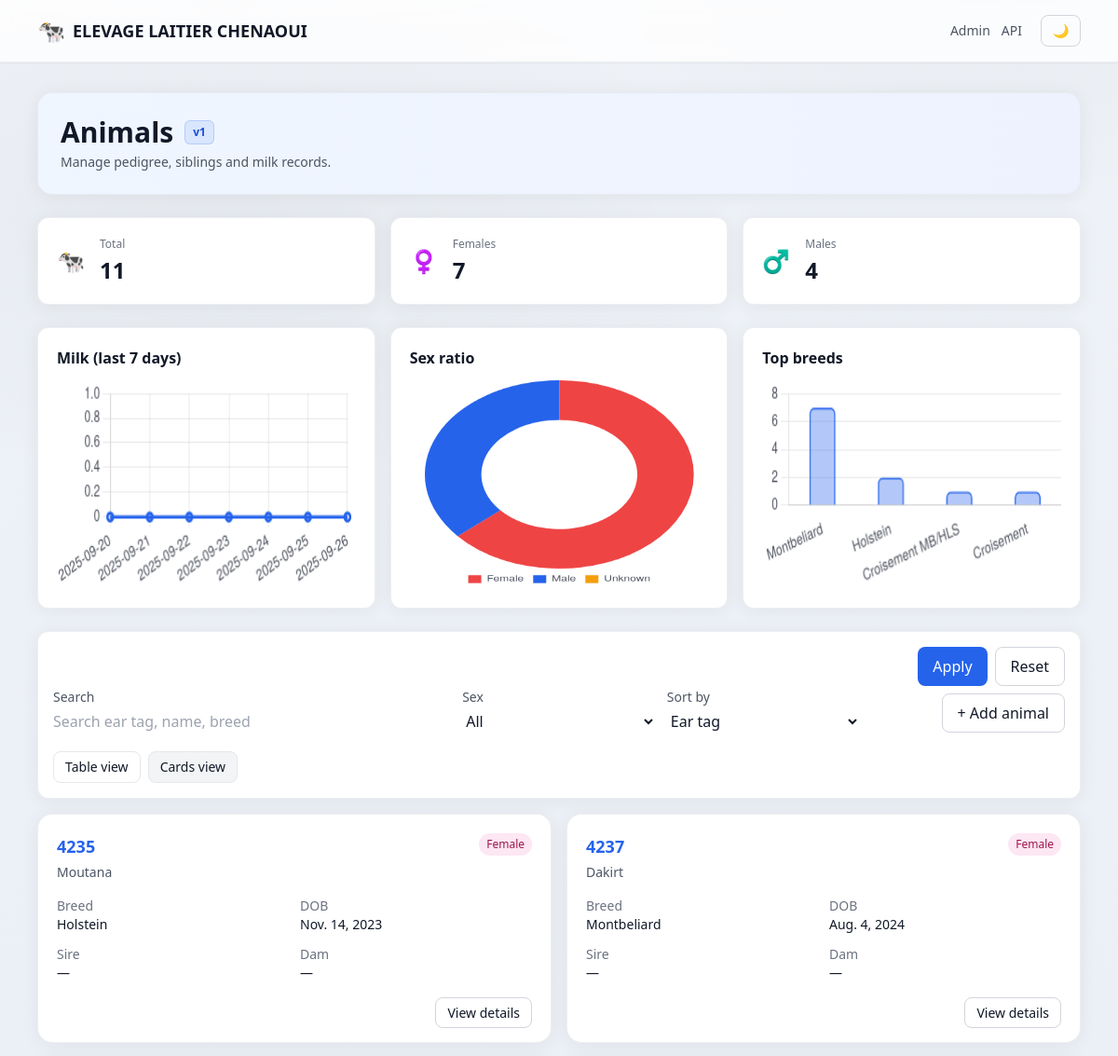
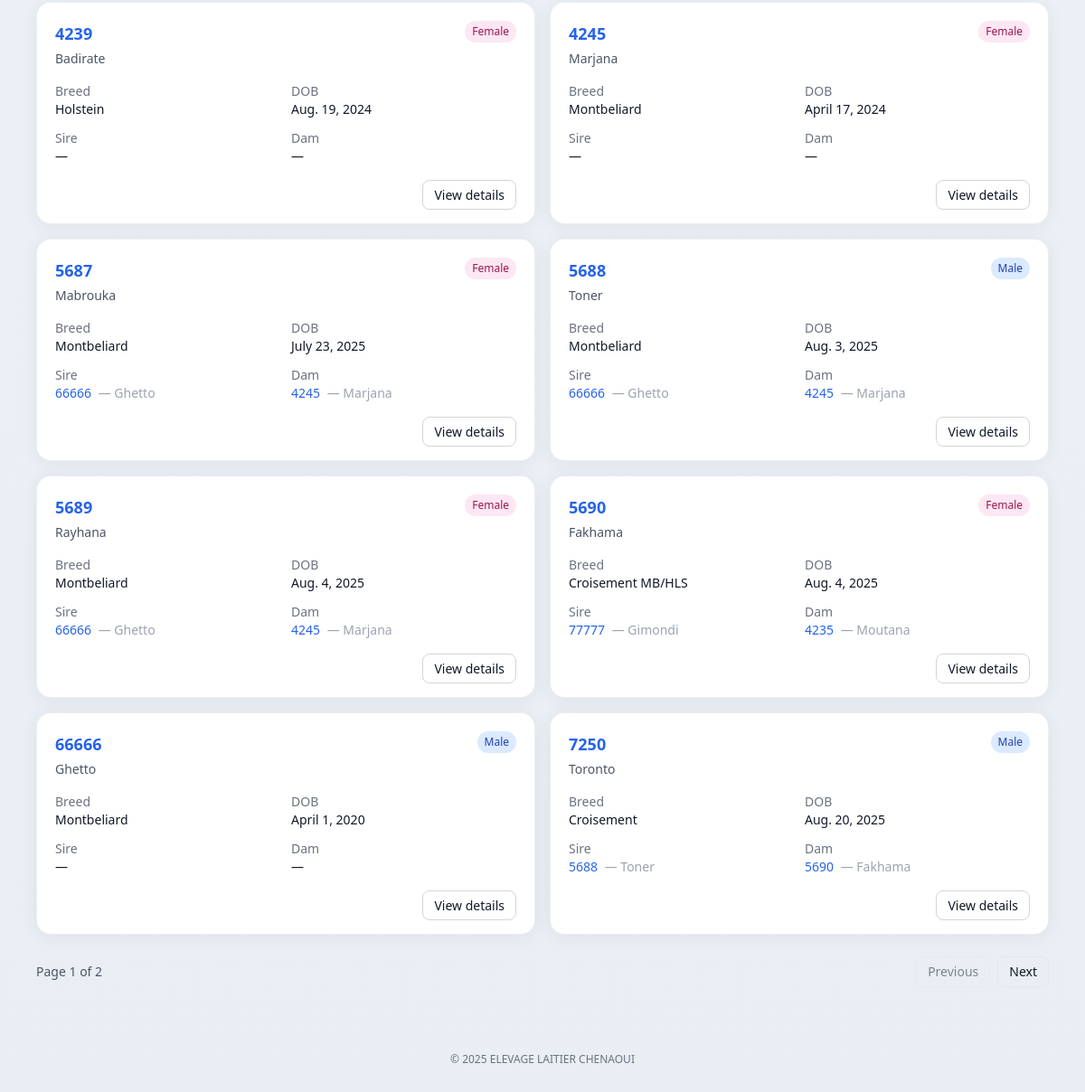
Page /?q=&sex=&order=ear_tag&view=cards on the committed database (2 pictures, top to bottom).
### herdapp/models.py (models this page shows, shortened)
class Animal(models.Model):
    class Sex(models.TextChoices):
        FEMALE = "F", "Female"
        MALE = "M", "Male"
        UNKNOWN = "U", "Unknown"
    ear_tag       = models.CharField(max_length=50, unique=True)
    name          = models.CharField(max_length=100, blank=True)
    sex           = models.CharField(max_length=1, choices=Sex.choices, default=Sex.UNKNOWN)
    breed         = models.CharField(max_length=100, blank=True)
    date_of_birth = models.DateField(null=True, blank=True)
    sire = models.ForeignKey('self', null=True, blank=True,
                             related_name='sired_offspring',
                             on_delete=models.SET_NULL)
    dam  = models.ForeignKey('self', null=True, blank=True,
                             related_name='dam_offspring',
                             on_delete=models.SET_NULL)
    is_alive = models.BooleanField(default=True)
    notes    = models.TextField(blank=True)
    created_at = models.DateTimeField(auto_now_add=True)
    updated_at = models.DateTimeField(auto_now=True)

### herdapp/views.py (the view)
# urls.py: path('', animal_list, name='animal_list'),
def animal_list(request):
    qs = Animal.objects.select_related('sire', 'dam')
    q = request.GET.get('q', '').strip()
    sex = request.GET.get('sex', '')
    order = request.GET.get('order', 'ear_tag')
    view_mode = request.GET.get('view', 'table')
    if q:
        qs = qs.filter(Q(ear_tag__icontains=q) | Q(name__icontains=q) | Q(breed__icontains=q))
    if sex in ('M','F','U'):
        qs = qs.filter(sex=sex)
    if order not in {'ear_tag','name','breed','date_of_birth','-date_of_birth'}:
        order = 'ear_tag'
    qs = qs.order_by(order)
    from django.core.paginator import Paginator
    paginator = Paginator(qs, 10)
    page_obj = paginator.get_page(request.GET.get('page', 1))
    females = Animal.objects.filter(sex=Animal.Sex.FEMALE).count()
    males   = Animal.objects.filter(sex=Animal.Sex.MALE).count()
    total   = Animal.objects.count()
    unknown = total - females - males
    today = date.today()
    start = today - timedelta(days=6)
    labels = [(start + timedelta(days=i)).isoformat() for i in range(7)]
    rows = (MilkRecord.objects
            .filter(date__range=[start, today])
            .values('date').annotate(total=Sum('liters')).order_by('date'))
    m = {r['date'].isoformat(): float(r['total']) for r in rows}
    milk_series = [m.get(d, 0) for d in labels]
    breed_qs = (Animal.objects.exclude(breed="")
                .values('breed').annotate(c=Count('id')).order_by('-c')[:5])
    breed_labels = [b['breed'] for b in breed_qs]
    breed_series = [b['c'] for b in breed_qs]
    ctx = {
        'animals': page_obj.object_list, 'page_obj': page_obj, 'paginator': paginator,
        'q': q, 'sex': sex, 'order': order, 'view_mode': 'cards' if view_mode == 'cards' else 'table',
        'stats': {'total': total, 'females': females, 'males': males},
        'milk_labels': labels,
        'milk_series': milk_series,
        'sex_series': [females, males, unknown],
        'breed_labels': breed_labels,
        'breed_series': breed_series,
    }
    return render(request, 'herdapp/animal_list.html', ctx)

### herdapp/templates/herdapp/animal_list.html (shortened to what this page needs)
{% extends "herdapp/base.html" %}
{% block content %}
  <div class="rounded-2xl border border-gray-200/70 dark:border-white/10 bg-gradient-to-r from-blue-50 to-indigo-50 dark:from-blue-950/30 dark:to-indigo-950/30 p-6 mb-6 shadow-soft">
    <h1 class="text-3xl font-bold flex items-center gap-3">
      <span>Animals</span>
      <span class="text-xs font-semibold px-2 py-1 rounded-md bg-blue-600/10 text-blue-700 dark:text-blue-300 border border-blue-600/20">v1</span>
    </h1>
    <p class="mt-1 text-sm text-gray-600 dark:text-gray-300">Manage pedigree, siblings and milk records.</p>
  </div>
  <div class="grid grid-cols-1 sm:grid-cols-3 gap-4 mb-6">
    <div class="bg-white dark:bg-white/5 rounded-xl border border-gray-200/70 dark:border-white/10 p-5 shadow-soft flex items-center gap-4">
      <span class="text-2xl">🐄</span>
      <div>
        <div class="text-xs text-gray-500 dark:text-gray-400">Total</div>
        <div class="mt-1 text-2xl font-semibold">{{ stats.total }}</div>
      </div>
    </div>
    <div class="bg-white dark:bg-white/5 rounded-xl border border-gray-200/70 dark:border-white/10 p-5 shadow-soft flex items-center gap-4">
      <span class="text-2xl">♀️</span>
      <div>
        <div class="text-xs text-gray-500 dark:text-gray-400">Females</div>
        <div class="mt-1 text-2xl font-semibold">{{ stats.females }}</div>
      </div>
    </div>
    <div class="bg-white dark:bg-white/5 rounded-xl border border-gray-200/70 dark:border-white/10 p-5 shadow-soft flex items-center gap-4">
      <span class="text-2xl">♂️</span>
      <div>
        <div class="text-xs text-gray-500 dark:text-gray-400">Males</div>
        <div class="mt-1 text-2xl font-semibold">{{ stats.males }}</div>
      </div>
    </div>
  </div>
  <div class="grid grid-cols-1 lg:grid-cols-3 gap-4 mb-6">
    <div class="bg-white dark:bg-white/5 rounded-xl border border-gray-200/70 dark:border-white/10 p-5 shadow-soft chart-card">
      <div class="flex items-center justify-between mb-3">
        <h3 class="font-semibold">Milk (last 7 days)</h3>
      </div>
      <div class="h-56">
        <canvas id="milk7"></canvas>
      </div>
    </div>
    <div class="bg-white dark:bg-white/5 rounded-xl border border-gray-200/70 dark:border-white/10 p-5 shadow-soft chart-card">
      <div class="flex items-center justify-between mb-3">
        <h3 class="font-semibold">Sex ratio</h3>
      </div>
      <div class="h-56">
        <canvas id="sexChart"></canvas>
      </div>
    </div>
    <div class="bg-white dark:bg-white/5 rounded-xl border border-gray-200/70 dark:border-white/10 p-5 shadow-soft chart-card">
      <div class="flex items-center justify-between mb-3">
        <h3 class="font-semibold">Top breeds</h3>
      </div>
      <div class="h-56">
        <canvas id="breedChart"></canvas>
      </div>
    </div>
  </div>
  <div class="bg-white dark:bg-white/5 rounded-xl border border-gray-200/70 dark:border-white/10 p-4 mb-4 shadow-soft">
    <form method="get" class="grid grid-cols-1 sm:grid-cols-5 gap-3 items-end">
      <div class="sm:col-span-2">
        <label class="block text-sm text-gray-600 dark:text-gray-300 mb-1">Search</label>
        <input name="q" value="{{ q }}" placeholder="Search ear tag, name, breed"
               class="w-full rounded-lg border-gray-300 dark:border-white/20 bg-white dark:bg-white/5 focus:border-brand focus:ring-brand" />
      </div>
      <div>
        <label class="block text-sm text-gray-600 dark:text-gray-300 mb-1">Sex</label>
        <select name="sex" class="w-full rounded-lg border-gray-300 dark:border-white/20 bg-white dark:bg-white/5 focus:border-brand focus:ring-brand">
          <option value="" {% if not sex %}selected{% endif %}>All</option>
        </select>
      </div>
      <div>
        <label class="block text-sm text-gray-600 dark:text-gray-300 mb-1">Sort by</label>
        <select name="order" class="w-full rounded-lg border-gray-300 dark:border-white/20 bg-white dark:bg-white/5 focus:border-brand focus:ring-brand">
          <option value="ear_tag" {% if order == "ear_tag" %}selected{% endif %}>Ear tag</option>
        </select>
      </div>
      <div class="flex flex-wrap gap-2 sm:justify-end">
        <button class="px-4 py-2 rounded-lg bg-brand text-white hover:opacity-90">Apply</button>
        <a href="{% url 'animal_list' %}" class="px-4 py-2 rounded-lg border border-gray-300 dark:border-white/20">Reset</a>
        <a href="/admin/herdapp/animal/add/" class="px-4 py-2 rounded-lg border border-gray-300 dark:border-white/20">+ Add animal</a>
      </div>
      <div class="sm:col-span-5 flex items-center gap-2 mt-2">
        <a href="?q={{ q }}&sex={{ sex }}&order={{ order }}&view=table"
           class="px-3 py-1.5 rounded-lg border text-sm {% if view_mode == 'table' %}bg-gray-100 dark:bg-white/10{% else %}hover:bg-gray-50 dark:hover:bg-white/10{% endif %}">
          Table view
        </a>
        <a href="?q={{ q }}&sex={{ sex }}&order={{ order }}&view=cards"
           class="px-3 py-1.5 rounded-lg border text-sm {% if view_mode == 'cards' %}bg-gray-100 dark:bg-white/10{% else %}hover:bg-gray-50 dark:hover:bg-white/10{% endif %}">
          Cards view
        </a>
      </div>
    </form>
  </div>
  {% if view_mode == 'cards' %}
    <div class="grid grid-cols-1 md:grid-cols-2 xl:grid-cols-3 gap-4">
      {% for a in animals %}
      <div class="bg-white dark:bg-white/5 rounded-2xl border border-gray-200/70 dark:border-white/10 p-5 shadow-soft hover:shadow transition">
        <div class="flex items-start justify-between">
          <a href="{% url 'animal_detail' a.id %}" class="text-lg font-semibold text-brand hover:underline">{{ a.ear_tag }}</a>
          {% if a.sex == 'F' %}
            <span class="px-2 py-1 text-xs rounded-full bg-pink-100 text-pink-800 dark:bg-pink-900/30 dark:text-pink-200">Female</span>
          {% elif a.sex == 'M' %}
            <span class="px-2 py-1 text-xs rounded-full bg-blue-100 text-blue-800 dark:bg-blue-900/30 dark:text-blue-200">Male</span>
          {% else %}
            <span class="px-2 py-1 text-xs rounded-full bg-gray-100 text-gray-700 dark:bg-white/10 dark:text-gray-200">Unknown</span>
          {% endif %}
        </div>
        <div class="mt-1 text-sm text-gray-600 dark:text-gray-300">{{ a.name|default:"—" }}</div>
        <div class="mt-4 grid grid-cols-2 gap-3 text-sm">
          <div>
            <div class="text-gray-500 dark:text-gray-400">Breed</div>
            <div class="font-medium">{{ a.breed|default:"—" }}</div>
          </div>
          <div>
            <div class="text-gray-500 dark:text-gray-400">DOB</div>
            <div class="font-medium">{{ a.date_of_birth|default:"—" }}</div>
          </div>
          <div>
            <div class="text-gray-500 dark:text-gray-400">Sire</div>
            <div class="font-medium">
              {% if a.sire %}
                <a class="text-brand hover:underline" href="{% url 'animal_detail' a.sire.id %}">{{ a.sire.ear_tag }}</a>
                {% if a.sire.name %}<span class="ml-1 text-gray-400 dark:text-gray-400">— {{ a.sire.name }}</span>{% endif %}
              {% else %}—{% endif %}
            </div>
          </div>
          <div>
            <div class="text-gray-500 dark:text-gray-400">Dam</div>
            <div class="font-medium">
              {% if a.dam %}
                <a class="text-brand hover:underline" href="{% url 'animal_detail' a.dam.id %}">{{ a.dam.ear_tag }}</a>
                {% if a.dam.name %}<span class="ml-1 text-gray-400 dark:text-gray-400">— {{ a.dam.name }}</span>{% endif %}
              {% else %}—{% endif %}
            </div>
          </div>
        </div>
        <div class="mt-5 text-right">
          <a href="{% url 'animal_detail' a.id %}" class="px-3 py-1.5 rounded-lg border border-gray-300 dark:border-white/20 hover:bg-gray-50 dark:hover:bg-white/10 text-sm">View details</a>
        </div>
      </div>
      {% empty %}
      <div class="col-span-full text-center text-gray-500 dark:text-gray-400 py-10">No animals found.</div>
      {% endfor %}
    </div>
  {% endif %}
  {% if page_obj.has_other_pages %}
  <div class="mt-6 flex items-center justify-between text-sm">
    <div class="text-gray-600 dark:text-gray-300">
      Page {{ page_obj.number }} of {{ page_obj.paginator.num_pages }}
    </div>
    <div class="flex gap-2">
      {% if page_obj.has_previous %}
        <a class="px-3 py-1.5 rounded-lg border hover:bg-gray-50 dark:border-white/20 dark:hover:bg-white/10"
           href="?q={{ q }}&sex={{ sex }}&order={{ order }}&view={{ view_mode }}&page={{ page_obj.previous_page_number }}">Previous</a>
      {% else %}
        <span class="px-3 py-1.5 rounded-lg border opacity-50 cursor-not-allowed">Previous</span>
      {% endif %}
      {% if page_obj.has_next %}
        <a class="px-3 py-1.5 rounded-lg border hover:bg-gray-50 dark:border-white/20 dark:hover:bg-white/10"
           href="?q={{ q }}&sex={{ sex }}&order={{ order }}&view={{ view_mode }}&page={{ page_obj.next_page_number }}">Next</a>
      {% else %}
        <span class="px-3 py-1.5 rounded-lg border opacity-50 cursor-not-allowed">Next</span>
      {% endif %}
    </div>
  </div>
  {% endif %}
<script>
  const isDark = document.documentElement.classList.contains('dark');
  const grid = isDark ? 'rgba(255,255,255,.18)' : 'rgba(0,0,0,.08)';
  const tick = isDark ? 'rgba(255,255,255,.82)' : 'rgba(17,24,39,.75)';
  const blue = isDark ? '#60a5fa' : '#2563eb';
  const pink = isDark ? '#fb7185' : '#ef4444';
  const amber = isDark ? '#fbbf24' : '#f59e0b';
  // Milk (line)
  new Chart(document.getElementById('milk7').getContext('2d'), {
    type: 'line',
    data: {
      labels: {{ milk_labels|safe }},
      datasets: [{
        label: 'Liters',
        data: {{ milk_series|safe }},
        borderColor: blue,
        backgroundColor: 'rgba(37,99,235,.08)',
        borderWidth: 2.5,
        pointRadius: 3,
        pointHoverRadius: 4,
        tension: 0.25,
        fill: false
      }]
    },
    options: {
      plugins: { legend: { display: false } },
      scales: {
        x: { grid: { color: grid }, ticks: { color: tick } },
        y: { grid: { color: grid }, ticks: { color: tick }, beginAtZero: true }
      }
    }
  });
  // Sex ratio (doughnut)
  new Chart(document.getElementById('sexChart').getContext('2d'), {
    type: 'doughnut',
    data: {
      labels: ['Female','Male','Unknown'],
      datasets: [{
        data: {{ sex_series|safe }},
        backgroundColor: [pink, blue, amber],
        borderWidth: 0
      }]
    },
    options: {
      cutout: '58%',
      plugins: { legend: { position: 'bottom', labels: { boxWidth: 14, color: tick } } }
    }
  });
  // Top breeds (bar)
  new Chart(document.getElementById('breedChart').getContext('2d'), {
    type: 'bar',
    data: {
      labels: {{ breed_labels|safe }},
      datasets: [{
        data: {{ breed_series|safe }},
        backgroundColor: isDark ? 'rgba(96,165,250,.55)' : 'rgba(37,99,235,.35)',
        borderColor: blue,
        borderWidth: 1.5,
        borderRadius: 5,
        maxBarThickness: 28
      }]
    },
    options: {
      plugins: { legend: { display: false } },
      scales: {
        x: { grid: { display: false }, ticks: { color: tick } },
        y: { grid: { color: grid }, ticks: { color: tick, precision: 0 }, beginAtZero: true }
      }
    }
  });
</script>
{% endblock %}

### herdapp/templates/herdapp/base.html (style rules this page uses)
html { font-family: Inter, system-ui, -apple-system, Segoe UI, Roboto, Arial, sans-serif; }
.app-bg { background: #e9eef5; background-image: radial-gradient(60rem 30rem at 20% 10%, rgba(0,0,0,.03), rgba(0,0,0,0) 60%), radial-gradient(50rem 25rem at 90% 0%, rgba(0,0,0,.025), rgba(0,0,0,0) 55%), linear-gradient(#eef2f7, #e9eef5); }

### herdapp/templates/herdapp/animal_list.html (style rules this page uses)
.chart-card canvas { width: 100% !important; height: 100% !important; display: block; }

### rows in the picture
Animal: ear_tag "4235", sex "Female", name "Moutana", breed "Holstein", date_of_birth "Nov. 14, 2023"
Animal: ear_tag "4237", sex "Female", name "Dakirt", breed "Montbeliard", date_of_birth "Aug. 4, 2024"
Animal: ear_tag "4239", sex "Female", name "Badirate", breed "Holstein", date_of_birth "Aug. 19, 2024"
Animal: ear_tag "4245", sex "Female", name "Marjana", breed "Montbeliard", date_of_birth "April 17, 2024"
Animal: ear_tag "5687", sex "Female", name "Mabrouka", breed "Montbeliard", date_of_birth "July 23, 2025", sire.ear_tag "66666", sire.name "Ghetto", dam.ear_tag "4245", dam.name "Marjana"
Animal: ear_tag "5688", sex "Male", name "Toner", breed "Montbeliard", date_of_birth "Aug. 3, 2025", sire.ear_tag "66666", sire.name "Ghetto", dam.ear_tag "4245", dam.name "Marjana"
Animal: ear_tag "5689", sex "Female", name "Rayhana", breed "Montbeliard", date_of_birth "Aug. 4, 2025", sire.ear_tag "66666", sire.name "Ghetto", dam.ear_tag "4245", dam.name "Marjana"
Animal: ear_tag "5690", sex "Female", name "Fakhama", breed "Croisement MB/HLS", date_of_birth "Aug. 4, 2025", sire.ear_tag "77777", sire.name "Gimondi", dam.ear_tag "4235", dam.name "Moutana"
Animal: ear_tag "66666", sex "Male", name "Ghetto", breed "Montbeliard", date_of_birth "April 1, 2020"
Animal: ear_tag "7250", sex "Male", name "Toronto", breed "Croisement", date_of_birth "Aug. 20, 2025", sire.ear_tag "5688", sire.name "Toner", dam.ear_tag "5690", dam.name "Fakhama"

### other values in the picture
{{ stats.total }} "11"
{{ stats.females }} "7"
{{ stats.males }} "4"
{{ page_obj.number }} "1"
{{ page_obj.paginator.num_pages }} "2"
chart data {{ milk_labels|safe }} ['2025-09-20', '2025-09-21', '2025-09-22', '2025-09-23', '2025-09-24', '2025-09-25', '2025-09-26']
chart data {{ milk_series|safe }} [0, 0, 0, 0, 0, 0, 0]
chart data {{ sex_series|safe }} [7, 4, 0]
chart data {{ breed_labels|safe }} ['Montbeliard', 'Holstein', 'Croisement MB/HLS', 'Croisement']
